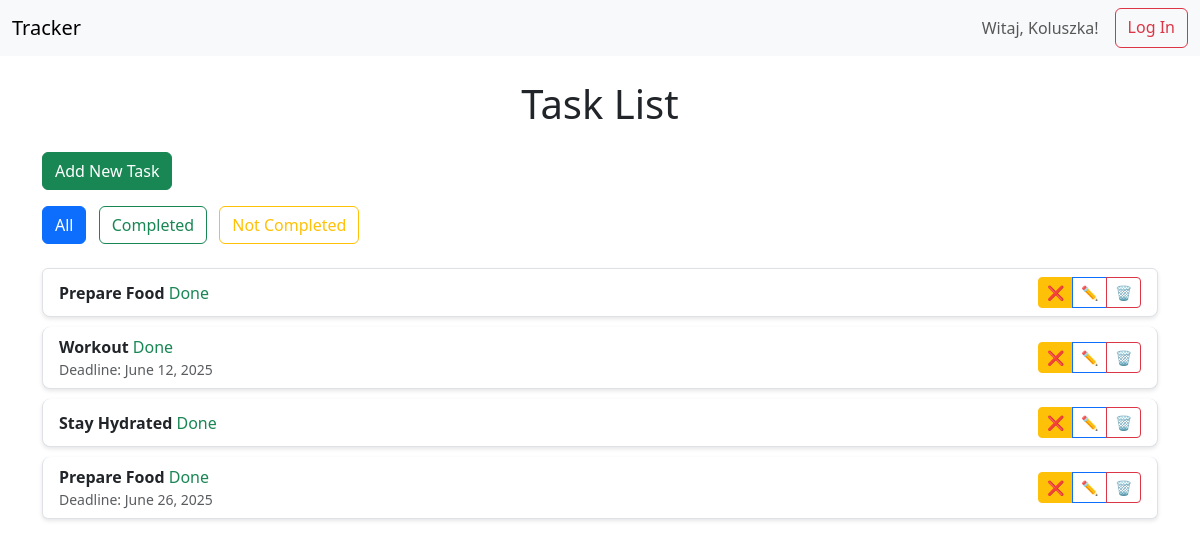
Screenshot of / (signed in) with the database file from the repository.
### tasks/models.py (models this page shows, shortened)
class Task(models.Model):
    title = models.CharField(max_length=200)
    description = models.TextField(blank=True)
    completed = models.BooleanField(default=False)
    user = models.ForeignKey(User, on_delete=models.CASCADE)
    due_date = models.DateField(null=True, blank=True)
    template = models.ForeignKey('TaskTemplate', null=True, blank=True, on_delete=models.SET_NULL)

### tasks/views.py (the view)
# urls.py: path('', views.task_list, name='task_list'),
@login_required
def task_list(request):
    filter_option = request.GET.get('filter', 'all')  # domyślnie 'all'
    if filter_option == 'completed':
        tasks = Task.objects.filter(completed=True)
    elif filter_option == 'not_completed':
        tasks = Task.objects.filter(completed=False)
    else:
        tasks = Task.objects.all()
    return render(request, 'tasks/task_list.html', {'tasks': tasks, 'filter_option': filter_option})

### tasks/templates/tasks/task_list.html (shortened to what this page needs)
<!DOCTYPE html>
<html lang="en">
<head>
    {% load static %}
    <link rel="stylesheet" href="{% static 'tasks/style.css' %}">
    <link href="https://cdn.jsdelivr.net/npm/bootstrap@5.3.0/dist/css/bootstrap.min.css" rel="stylesheet">
</head>
<body>
<nav class="navbar navbar-expand-lg navbar-light bg-light mb-4">
    <div class="container-fluid">
        <a class="navbar-brand" href="/">Tracker</a>
        <div class="d-flex">
            {% if user.is_authenticated %}
                <span class="navbar-text me-3">Witaj, {{ user.username }}!</span>
                <a href="{% url 'logout' %}" class="btn btn-outline-danger">Log In</a>
            {% else %}
                <a href="{% url 'login' %}" class="btn btn-outline-primary">Log Out</a>
            {% endif %}
        </div>
    </div>
</nav>
<div class="container">
    <h1 class="text-center mb-4">Task List</h1>
    <a href="{% url 'add_task' %}" class="btn btn-success mb-3">Add New Task</a>
    <div class="mb-4">
        <a href="{% url 'task_list' %}?filter=all" class="btn {% if filter_option == 'all' %}btn-primary{% else %}btn-outline-primary{% endif %} me-2">All</a>
        <a href="{% url 'task_list' %}?filter=completed" class="btn {% if filter_option == 'completed' %}btn-success{% else %}btn-outline-success{% endif %} me-2">Completed</a>
        <a href="{% url 'task_list' %}?filter=not_completed" class="btn {% if filter_option == 'not_completed' %}btn-warning{% else %}btn-outline-warning{% endif %}">Not Completed</a>
    </div>
    <ul class="list-group">
        {% for task in tasks %}
        <li class="list-group-item">
            <div class="d-flex justify-content-between align-items-center">
                <div>
                    <strong>{{ task.title }}</strong>
                    {% if task.completed %}
                        <span class="text-success">Done</span>
                    {% else %}
                        <span class="text-warning">Not Done</span>
                    {% endif %}
                    {% if task.due_date %}
                        <div class="text-muted small">Deadline: {{ task.due_date }}</div>
                    {% endif %}
                </div>
                <div class="btn-group">
                    <a href="{% url 'toggle_task' task.id %}" class="btn btn-sm {% if task.completed %}btn-warning{% else %}btn-success{% endif %}">
                        {% if task.completed %}❌{% else %}✓{% endif %}
                    </a>
                    <a href="{% url 'edit_task' task.id %}" class="btn btn-sm btn-outline-primary">✏️</a>
                    <a href="{% url 'delete_task' task.id %}" class="btn btn-sm btn-outline-danger" onclick="return confirm('Czy na pewno usunąć to zadanie?');">🗑️</a>
                </div>
            </div>
        </li>
        {% empty %}
            <li class="list-group-item">No tasks available.</li>
        {% endfor %}
    </ul>
</div>
</body>
</html>

### tasks/static/tasks/style.css (style rules this page uses)
body { font-family: Arial, sans-serif; background-color: #f2f2f2; margin: 20px; }
h1 { color: #333; }
ul { list-style-type: none; padding: 0; }
li { background: white; margin-bottom: 10px; padding: 10px; border-radius: 8px; box-shadow: 0px 2px 4px rgba(0,0,0,0.1); }
a { text-decoration: none; color: blue; }

### rows the page displays
Task: title "Prepare Food", completed "Done"
Task: title "Workout", completed "Done", due_date "June 12, 2025"
Task: title "Stay Hydrated", completed "Done"
Task: title "Prepare Food", completed "Done", due_date "June 26, 2025"

### other values shown
{{ user.username }} "Koluszka"
